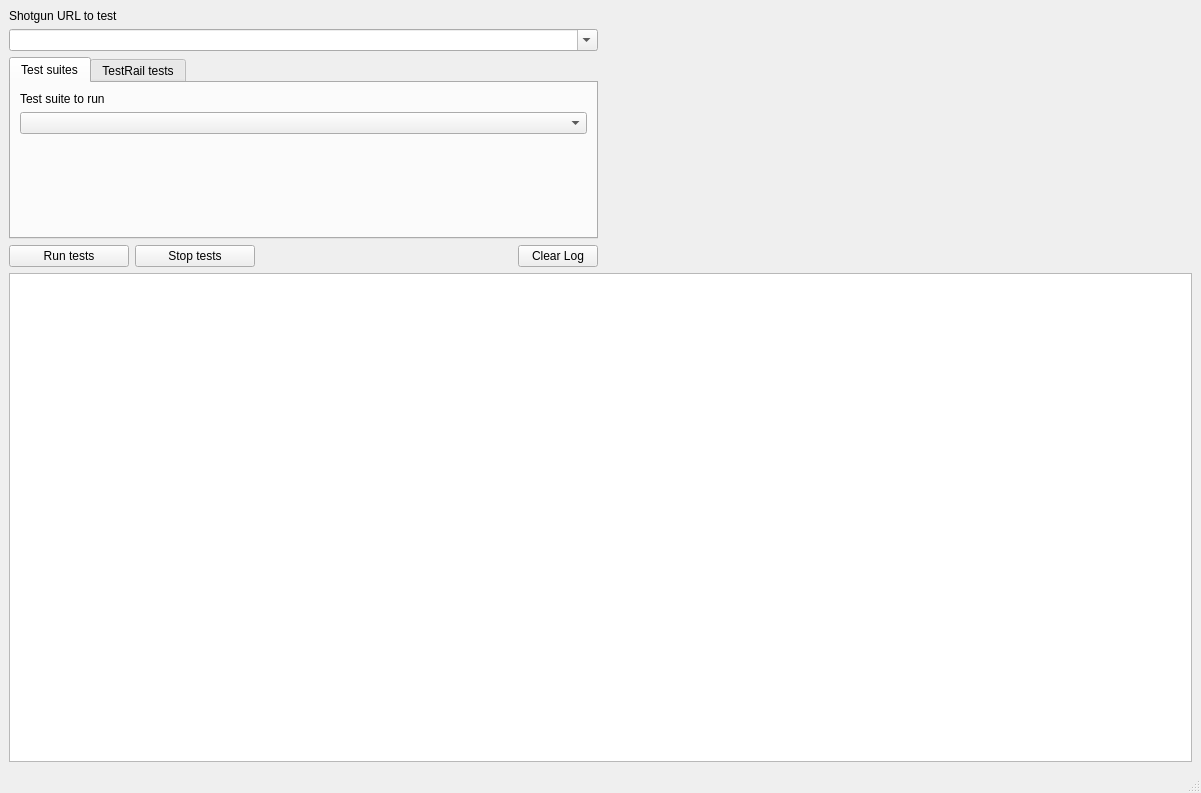
<?xml version="1.0" encoding="UTF-8"?>
<ui version="4.0">
 <class>MainWindow</class>
 <widget class="QMainWindow" name="MainWindow">
  <property name="geometry">
   <rect>
    <x>0</x>
    <y>0</y>
    <width>1201</width>
    <height>793</height>
   </rect>
  </property>
  <property name="windowTitle">
   <string>MainWindow</string>
  </property>
  <widget class="QWidget" name="centralwidget">
   <layout class="QGridLayout" name="gridLayout_2">
    <item row="5" column="1">
     <spacer name="horizontalSpacer_2">
      <property name="orientation">
       <enum>Qt::Horizontal</enum>
      </property>
      <property name="sizeHint" stdset="0">
       <size>
        <width>40</width>
        <height>20</height>
       </size>
      </property>
     </spacer>
    </item>
    <item row="4" column="0">
     <widget class="QComboBox" name="siteList">
      <property name="editable">
       <bool>true</bool>
      </property>
     </widget>
    </item>
    <item row="3" column="0">
     <widget class="QLabel" name="label">
      <property name="text">
       <string>Shotgun URL to test</string>
      </property>
     </widget>
    </item>
    <item row="5" column="0">
     <widget class="QTabWidget" name="tabTestModes">
      <property name="sizePolicy">
       <sizepolicy hsizetype="Expanding" vsizetype="Minimum">
        <horstretch>0</horstretch>
        <verstretch>0</verstretch>
       </sizepolicy>
      </property>
      <property name="currentIndex">
       <number>0</number>
      </property>
      <widget class="QWidget" name="tabTestSuites">
       <property name="sizePolicy">
        <sizepolicy hsizetype="Preferred" vsizetype="Preferred">
         <horstretch>0</horstretch>
         <verstretch>0</verstretch>
        </sizepolicy>
       </property>
       <attribute name="title">
        <string>Test suites</string>
       </attribute>
       <layout class="QGridLayout" name="gridLayout_4">
        <item row="0" column="0">
         <layout class="QGridLayout" name="gridLayout_3">
          <item row="1" column="0">
           <widget class="QComboBox" name="testSuitesTargetList"/>
          </item>
          <item row="2" column="0">
           <spacer name="verticalSpacer">
            <property name="orientation">
             <enum>Qt::Vertical</enum>
            </property>
            <property name="sizeHint" stdset="0">
             <size>
              <width>20</width>
              <height>40</height>
             </size>
            </property>
           </spacer>
          </item>
          <item row="0" column="0">
           <widget class="QLabel" name="label_3">
            <property name="text">
             <string>Test suite to run</string>
            </property>
           </widget>
          </item>
         </layout>
        </item>
       </layout>
      </widget>
      <widget class="QWidget" name="tabTestRail">
       <property name="enabled">
        <bool>false</bool>
       </property>
       <attribute name="title">
        <string>TestRail tests</string>
       </attribute>
       <layout class="QGridLayout" name="gridLayout_6">
        <item row="0" column="0">
         <layout class="QGridLayout" name="gridLayout_5">
          <item row="2" column="0">
           <widget class="QCheckBox" name="checkRunAllTests">
            <property name="text">
             <string>Run all tests cases (by default only those that have not passed will be run)</string>
            </property>
           </widget>
          </item>
          <item row="0" column="0">
           <widget class="QLabel" name="label_2">
            <property name="text">
             <string>TestRail TestRun or TestPlan</string>
            </property>
           </widget>
          </item>
          <item row="3" column="0">
           <widget class="QCheckBox" name="checkCommitResults">
            <property name="text">
             <string>Commit results to TestRail</string>
            </property>
           </widget>
          </item>
          <item row="1" column="0">
           <widget class="QComboBox" name="testRailTargetList">
            <property name="insertPolicy">
             <enum>QComboBox::InsertAtBottom</enum>
            </property>
           </widget>
          </item>
          <item row="4" column="0">
           <spacer name="verticalSpacer_2">
            <property name="orientation">
             <enum>Qt::Vertical</enum>
            </property>
            <property name="sizeHint" stdset="0">
             <size>
              <width>20</width>
              <height>40</height>
             </size>
            </property>
           </spacer>
          </item>
         </layout>
        </item>
       </layout>
      </widget>
     </widget>
    </item>
    <item row="7" column="0" colspan="2">
     <widget class="QTextBrowser" name="runOutput">
      <property name="minimumSize">
       <size>
        <width>0</width>
        <height>400</height>
       </size>
      </property>
      <property name="font">
       <font>
        <family>Consolas</family>
        <pointsize>14</pointsize>
       </font>
      </property>
      <property name="lineWrapMode">
       <enum>QTextEdit::NoWrap</enum>
      </property>
      <property name="overwriteMode">
       <bool>true</bool>
      </property>
      <property name="openLinks">
       <bool>false</bool>
      </property>
     </widget>
    </item>
    <item row="6" column="0">
     <layout class="QGridLayout" name="gridLayout">
      <item row="1" column="1">
       <widget class="QPushButton" name="stopTestsButton">
        <property name="minimumSize">
         <size>
          <width>120</width>
          <height>0</height>
         </size>
        </property>
        <property name="text">
         <string>Stop tests</string>
        </property>
       </widget>
      </item>
      <item row="1" column="2">
       <spacer name="horizontalSpacer">
        <property name="orientation">
         <enum>Qt::Horizontal</enum>
        </property>
        <property name="sizeHint" stdset="0">
         <size>
          <width>40</width>
          <height>20</height>
         </size>
        </property>
       </spacer>
      </item>
      <item row="1" column="0">
       <widget class="QPushButton" name="runTestsButton">
        <property name="minimumSize">
         <size>
          <width>120</width>
          <height>0</height>
         </size>
        </property>
        <property name="text">
         <string>Run tests</string>
        </property>
       </widget>
      </item>
      <item row="1" column="3">
       <widget class="QPushButton" name="clearLogButton">
        <property name="text">
         <string>Clear Log</string>
        </property>
       </widget>
      </item>
     </layout>
    </item>
   </layout>
  </widget>
  <widget class="QMenuBar" name="menubar">
   <property name="geometry">
    <rect>
     <x>0</x>
     <y>0</y>
     <width>1201</width>
     <height>22</height>
    </rect>
   </property>
  </widget>
  <widget class="QStatusBar" name="statusbar"/>
 </widget>
 <resources/>
 <connections/>
</ui>
